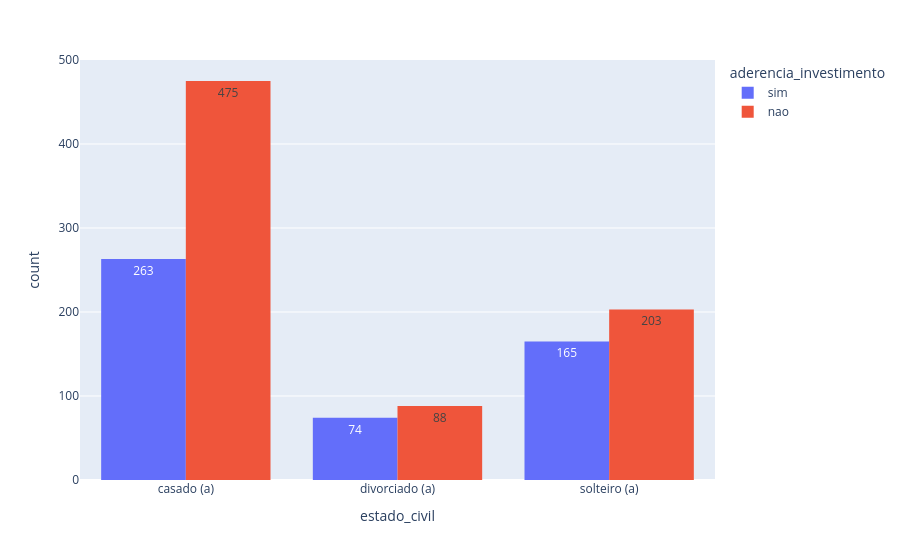
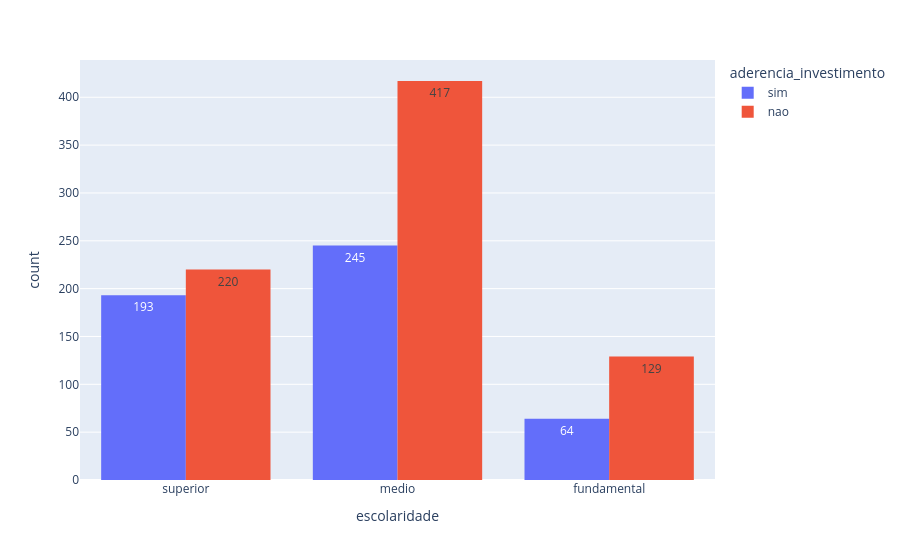
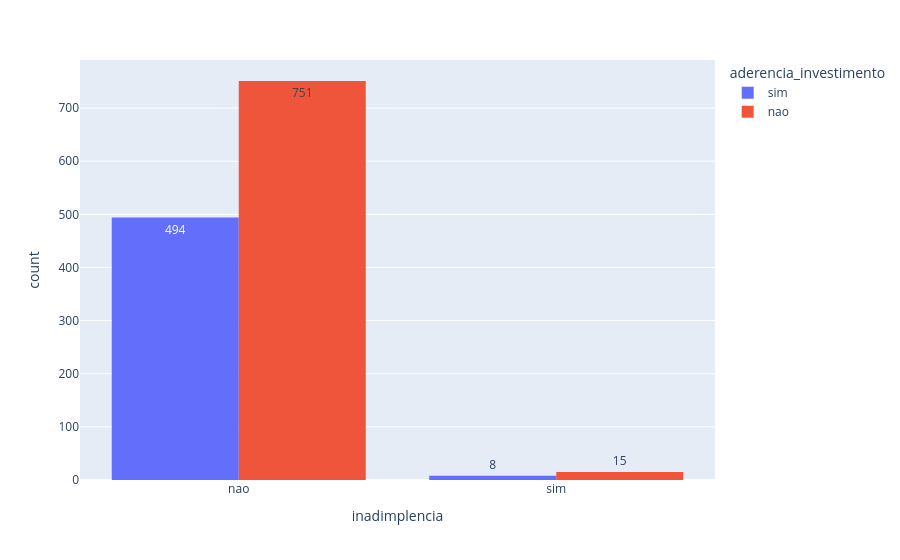
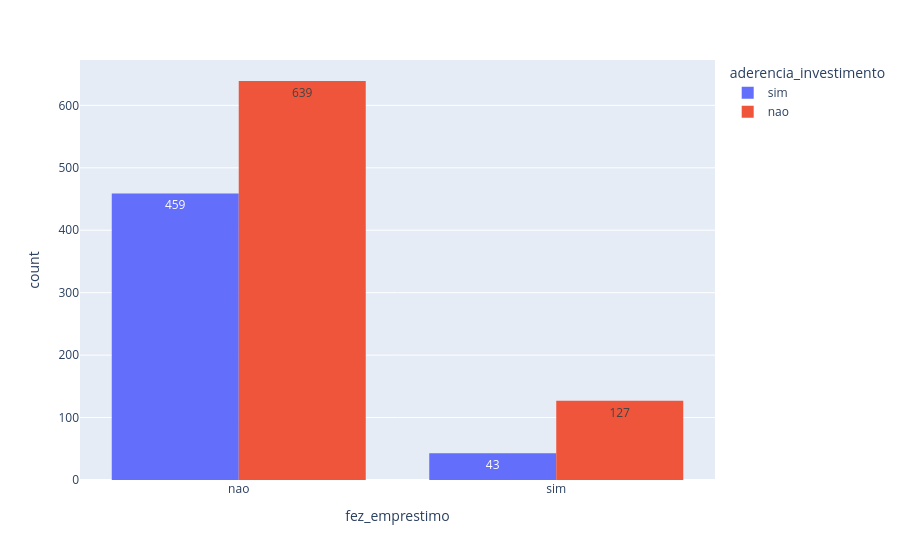

Notebook source saved alongside these figures, in order:
### Code cell
colunas_categoricas = ['estado_civil', 'escolaridade', 'inadimplencia', 'fez_emprestimo']

for coluna in colunas_categoricas:
    histograma(coluna).show()

### Figure 1 — Plotly figure (JSON) as saved in the notebook; plotly's stock layout.template omitted (floating-point values rounded to 4 significant figures; data arrays with more than 128 entries replaced by an {"elided": "..."} marker saying what was removed)
{"data": [{"alignmentgroup": "True", "bingroup": "x", "hovertemplate": "aderencia_investimento=sim<br>estado_civil=%{x}<br>count=%{y}<extra></extra>", "legendgroup": "sim", "marker": {"color": "#636efa", "pattern": {"shape": ""}}, "name": "sim", "offsetgroup": "sim", "orientation": "v", "showlegend": true, "texttemplate": "%{value}", "type": "histogram", "x": {"elided": "502 str values"}, "xaxis": "x", "yaxis": "y"}, {"alignmentgroup": "True", "bingroup": "x", "hovertemplate": "aderencia_investimento=nao<br>estado_civil=%{x}<br>count=%{y}<extra></extra>", "legendgroup": "nao", "marker": {"color": "#EF553B", "pattern": {"shape": ""}}, "name": "nao", "offsetgroup": "nao", "orientation": "v", "showlegend": true, "texttemplate": "%{value}", "type": "histogram", "x": {"elided": "766 str values"}, "xaxis": "x", "yaxis": "y"}], "layout": {"barmode": "group", "legend": {"title": {"text": "aderencia_investimento"}, "tracegroupgap": 0}, "margin": {"t": 60}, "xaxis": {"anchor": "y", "domain": [0, 1], "title": {"text": "estado_civil"}}, "yaxis": {"anchor": "x", "domain": [0, 1], "title": {"text": "count"}}}}

### Figure 2 — Plotly figure (JSON) as saved in the notebook; plotly's stock layout.template omitted (floating-point values rounded to 4 significant figures; data arrays with more than 128 entries replaced by an {"elided": "..."} marker saying what was removed)
{"data": [{"alignmentgroup": "True", "bingroup": "x", "hovertemplate": "aderencia_investimento=sim<br>escolaridade=%{x}<br>count=%{y}<extra></extra>", "legendgroup": "sim", "marker": {"color": "#636efa", "pattern": {"shape": ""}}, "name": "sim", "offsetgroup": "sim", "orientation": "v", "showlegend": true, "texttemplate": "%{value}", "type": "histogram", "x": {"elided": "502 str values"}, "xaxis": "x", "yaxis": "y"}, {"alignmentgroup": "True", "bingroup": "x", "hovertemplate": "aderencia_investimento=nao<br>escolaridade=%{x}<br>count=%{y}<extra></extra>", "legendgroup": "nao", "marker": {"color": "#EF553B", "pattern": {"shape": ""}}, "name": "nao", "offsetgroup": "nao", "orientation": "v", "showlegend": true, "texttemplate": "%{value}", "type": "histogram", "x": {"elided": "766 str values"}, "xaxis": "x", "yaxis": "y"}], "layout": {"barmode": "group", "legend": {"title": {"text": "aderencia_investimento"}, "tracegroupgap": 0}, "margin": {"t": 60}, "xaxis": {"anchor": "y", "domain": [0, 1], "title": {"text": "escolaridade"}}, "yaxis": {"anchor": "x", "domain": [0, 1], "title": {"text": "count"}}}}

### Figure 3 — Plotly figure (JSON) as saved in the notebook; plotly's stock layout.template omitted (floating-point values rounded to 4 significant figures; data arrays with more than 128 entries replaced by an {"elided": "..."} marker saying what was removed)
{"data": [{"alignmentgroup": "True", "bingroup": "x", "hovertemplate": "aderencia_investimento=sim<br>inadimplencia=%{x}<br>count=%{y}<extra></extra>", "legendgroup": "sim", "marker": {"color": "#636efa", "pattern": {"shape": ""}}, "name": "sim", "offsetgroup": "sim", "orientation": "v", "showlegend": true, "texttemplate": "%{value}", "type": "histogram", "x": {"elided": "502 str values"}, "xaxis": "x", "yaxis": "y"}, {"alignmentgroup": "True", "bingroup": "x", "hovertemplate": "aderencia_investimento=nao<br>inadimplencia=%{x}<br>count=%{y}<extra></extra>", "legendgroup": "nao", "marker": {"color": "#EF553B", "pattern": {"shape": ""}}, "name": "nao", "offsetgroup": "nao", "orientation": "v", "showlegend": true, "texttemplate": "%{value}", "type": "histogram", "x": {"elided": "766 str values"}, "xaxis": "x", "yaxis": "y"}], "layout": {"barmode": "group", "legend": {"title": {"text": "aderencia_investimento"}, "tracegroupgap": 0}, "margin": {"t": 60}, "xaxis": {"anchor": "y", "domain": [0, 1], "title": {"text": "inadimplencia"}}, "yaxis": {"anchor": "x", "domain": [0, 1], "title": {"text": "count"}}}}

### Figure 4 — Plotly figure (JSON) as saved in the notebook; plotly's stock layout.template omitted (floating-point values rounded to 4 significant figures; data arrays with more than 128 entries replaced by an {"elided": "..."} marker saying what was removed)
{"data": [{"alignmentgroup": "True", "bingroup": "x", "hovertemplate": "aderencia_investimento=sim<br>fez_emprestimo=%{x}<br>count=%{y}<extra></extra>", "legendgroup": "sim", "marker": {"color": "#636efa", "pattern": {"shape": ""}}, "name": "sim", "offsetgroup": "sim", "orientation": "v", "showlegend": true, "texttemplate": "%{value}", "type": "histogram", "x": {"elided": "502 str values"}, "xaxis": "x", "yaxis": "y"}, {"alignmentgroup": "True", "bingroup": "x", "hovertemplate": "aderencia_investimento=nao<br>fez_emprestimo=%{x}<br>count=%{y}<extra></extra>", "legendgroup": "nao", "marker": {"color": "#EF553B", "pattern": {"shape": ""}}, "name": "nao", "offsetgroup": "nao", "orientation": "v", "showlegend": true, "texttemplate": "%{value}", "type": "histogram", "x": {"elided": "766 str values"}, "xaxis": "x", "yaxis": "y"}], "layout": {"barmode": "group", "legend": {"title": {"text": "aderencia_investimento"}, "tracegroupgap": 0}, "margin": {"t": 60}, "xaxis": {"anchor": "y", "domain": [0, 1], "title": {"text": "fez_emprestimo"}}, "yaxis": {"anchor": "x", "domain": [0, 1], "title": {"text": "count"}}}}
